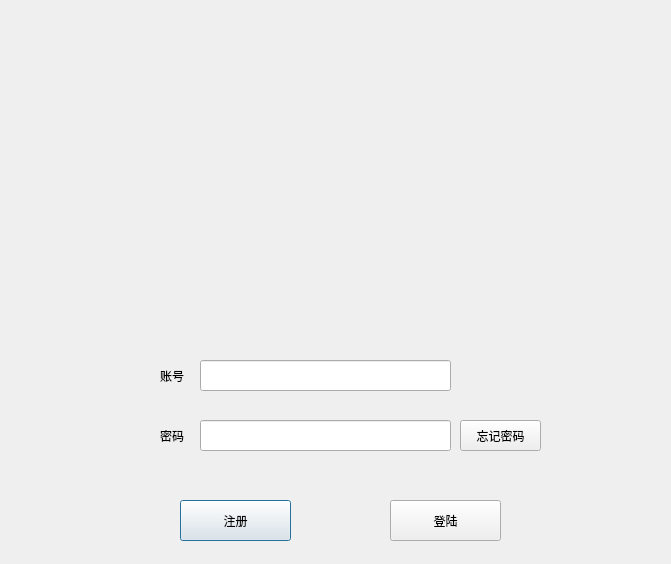
<?xml version="1.0" encoding="UTF-8"?>
<ui version="4.0">
 <class>testDialog</class>
 <widget class="QDialog" name="testDialog">
  <property name="geometry">
   <rect>
    <x>0</x>
    <y>0</y>
    <width>671</width>
    <height>564</height>
   </rect>
  </property>
  <property name="windowTitle">
   <string>Dialog</string>
  </property>
  <widget class="QPushButton" name="registeButton">
   <property name="geometry">
    <rect>
     <x>180</x>
     <y>500</y>
     <width>111</width>
     <height>41</height>
    </rect>
   </property>
   <property name="text">
    <string>注册</string>
   </property>
  </widget>
  <widget class="QPushButton" name="login">
   <property name="geometry">
    <rect>
     <x>390</x>
     <y>500</y>
     <width>111</width>
     <height>41</height>
    </rect>
   </property>
   <property name="text">
    <string>登陆</string>
   </property>
   <property name="flat">
    <bool>false</bool>
   </property>
  </widget>
  <widget class="QWidget" name="widget" native="true">
   <property name="geometry">
    <rect>
     <x>150</x>
     <y>350</y>
     <width>401</width>
     <height>131</height>
    </rect>
   </property>
   <widget class="QLabel" name="label_2">
    <property name="geometry">
     <rect>
      <x>10</x>
      <y>70</y>
      <width>31</width>
      <height>31</height>
     </rect>
    </property>
    <property name="text">
     <string>密码</string>
    </property>
   </widget>
   <widget class="QLineEdit" name="password">
    <property name="geometry">
     <rect>
      <x>50</x>
      <y>70</y>
      <width>251</width>
      <height>31</height>
     </rect>
    </property>
    <property name="text">
     <string/>
    </property>
   </widget>
   <widget class="QLineEdit" name="id">
    <property name="geometry">
     <rect>
      <x>50</x>
      <y>10</y>
      <width>251</width>
      <height>31</height>
     </rect>
    </property>
    <property name="text">
     <string/>
    </property>
   </widget>
   <widget class="QLabel" name="label">
    <property name="geometry">
     <rect>
      <x>10</x>
      <y>0</y>
      <width>30</width>
      <height>51</height>
     </rect>
    </property>
    <property name="text">
     <string>账号</string>
    </property>
   </widget>
   <widget class="QPushButton" name="forgetpassword">
    <property name="geometry">
     <rect>
      <x>310</x>
      <y>70</y>
      <width>81</width>
      <height>31</height>
     </rect>
    </property>
    <property name="font">
     <font>
      <family>SimSun-ExtB</family>
      <pointsize>9</pointsize>
      <weight>50</weight>
      <italic>false</italic>
      <bold>false</bold>
     </font>
    </property>
    <property name="styleSheet">
     <string notr="true"/>
    </property>
    <property name="text">
     <string>忘记密码</string>
    </property>
    <property name="flat">
     <bool>false</bool>
    </property>
   </widget>
  </widget>
  <widget class="QLabel" name="label_4">
   <property name="geometry">
    <rect>
     <x>0</x>
     <y>0</y>
     <width>671</width>
     <height>311</height>
    </rect>
   </property>
   <property name="text">
    <string/>
   </property>
   <property name="pixmap">
    <pixmap resource="imagefile.qrc">:/image/image/background/main.PNG</pixmap>
   </property>
  </widget>
 </widget>
 <resources>
  <include location="imagefile.qrc"/>
 </resources>
 <connections/>
</ui>
